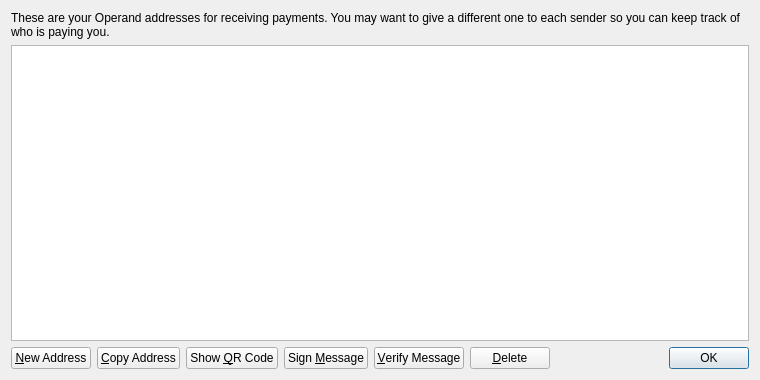
<?xml version="1.0" encoding="UTF-8"?>
<ui version="4.0">
 <class>AddressBookPage</class>
 <widget class="QWidget" name="AddressBookPage">
  <property name="geometry">
   <rect>
    <x>0</x>
    <y>0</y>
    <width>760</width>
    <height>380</height>
   </rect>
  </property>
  <property name="windowTitle">
   <string>Address Book</string>
  </property>
  <layout class="QVBoxLayout" name="verticalLayout">
   <item>
    <widget class="QLabel" name="labelExplanation">
     <property name="text">
      <string>These are your Operand addresses for receiving payments. You may want to give a different one to each sender so you can keep track of who is paying you.</string>
     </property>
     <property name="textFormat">
      <enum>Qt::PlainText</enum>
     </property>
     <property name="wordWrap">
      <bool>true</bool>
     </property>
    </widget>
   </item>
   <item>
    <widget class="QTableView" name="tableView">
     <property name="contextMenuPolicy">
      <enum>Qt::CustomContextMenu</enum>
     </property>
     <property name="toolTip">
      <string>Double-click to edit address or label</string>
     </property>
     <property name="tabKeyNavigation">
      <bool>false</bool>
     </property>
     <property name="selectionMode">
      <enum>QAbstractItemView::SingleSelection</enum>
     </property>
     <property name="selectionBehavior">
      <enum>QAbstractItemView::SelectRows</enum>
     </property>
     <property name="sortingEnabled">
      <bool>true</bool>
     </property>
     <attribute name="verticalHeaderVisible">
      <bool>false</bool>
     </attribute>
    </widget>
   </item>
   <item>
    <layout class="QHBoxLayout" name="horizontalLayout">
     <item>
      <widget class="QPushButton" name="newAddressButton">
       <property name="toolTip">
        <string>Create a new address</string>
       </property>
       <property name="text">
        <string>&amp;New Address</string>
       </property>
      </widget>
     </item>
     <item>
      <widget class="QPushButton" name="copyToClipboard">
       <property name="toolTip">
        <string>Copy the currently selected address to the system clipboard</string>
       </property>
       <property name="text">
        <string>&amp;Copy Address</string>
       </property>
      </widget>
     </item>
     <item>
      <widget class="QPushButton" name="showQRCode">
       <property name="text">
        <string>Show &amp;QR Code</string>
       </property>
      </widget>
     </item>
     <item>
      <widget class="QPushButton" name="signMessage">
       <property name="toolTip">
        <string>Sign a message to prove you own a Operand address</string>
       </property>
       <property name="text">
        <string>Sign &amp;Message</string>
       </property>
      </widget>
     </item>
     <item>
      <widget class="QPushButton" name="verifyMessage">
       <property name="toolTip">
        <string>Verify a message to ensure it was signed with a specified Operand address</string>
       </property>
       <property name="text">
        <string>&amp;Verify Message</string>
       </property>
      </widget>
     </item>
     <item>
      <widget class="QPushButton" name="deleteButton">
       <property name="toolTip">
        <string>Delete the currently selected address from the list</string>
       </property>
       <property name="text">
        <string>&amp;Delete</string>
       </property>
      </widget>
     </item>
     <item>
      <spacer name="horizontalSpacer">
       <property name="orientation">
        <enum>Qt::Horizontal</enum>
       </property>
       <property name="sizeHint" stdset="0">
        <size>
         <width>40</width>
         <height>20</height>
        </size>
       </property>
      </spacer>
     </item>
     <item>
      <widget class="QDialogButtonBox" name="buttonBox">
       <property name="sizePolicy">
        <sizepolicy hsizetype="Maximum" vsizetype="Fixed">
         <horstretch>0</horstretch>
         <verstretch>0</verstretch>
        </sizepolicy>
       </property>
       <property name="standardButtons">
        <set>QDialogButtonBox::Ok</set>
       </property>
      </widget>
     </item>
    </layout>
   </item>
  </layout>
 </widget>
 <resources>
  <include location="../bitcoin.qrc"/>
 </resources>
 <connections/>
</ui>
